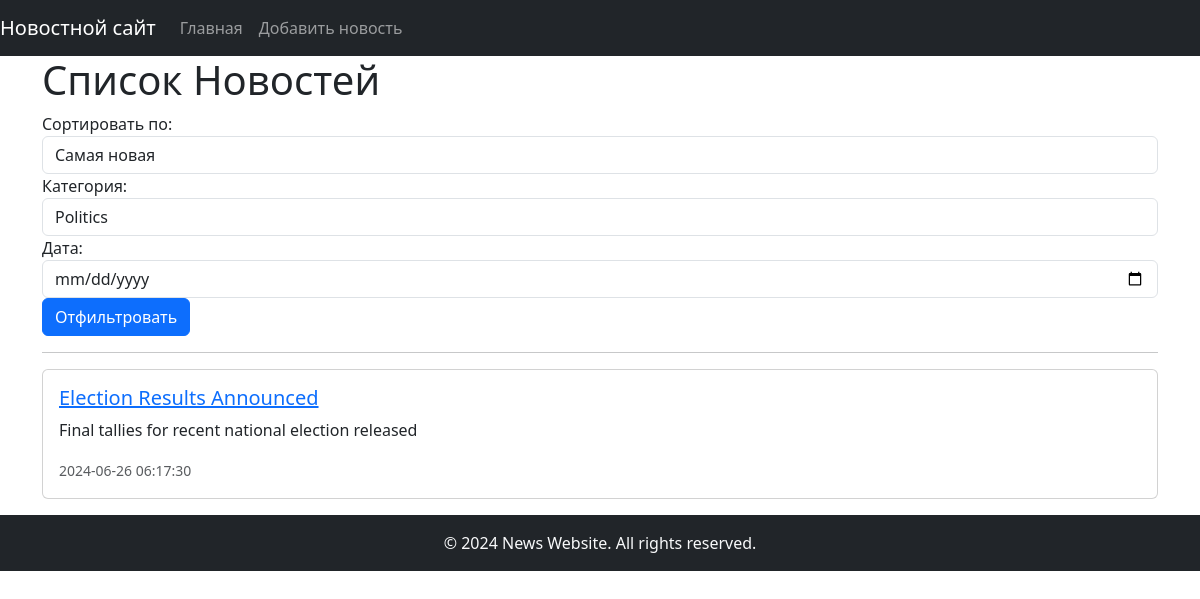
/index.php?category=3, run on the app's committed database.
### tables this page shows
CREATE TABLE `news` (
  `id` int(11) NOT NULL,
  `title` varchar(255) NOT NULL,
  `announcement` text NOT NULL,
  `detailed_text` text NOT NULL,
  `category_id` int(11) NOT NULL,
  `author_id` int(11) NOT NULL,
  `date` timestamp NULL DEFAULT CURRENT_TIMESTAMP,
  `view_count` int(11) DEFAULT '0'
);

### public/includes/category.php (called while the page is built)
<?php
class Category {
    public static function getAllCategories($db) {
        $query = "SELECT * FROM categories";
        $stmt = $db->prepare($query);
        $stmt->execute();
        return $stmt->fetchAll(PDO::FETCH_ASSOC);
    }
}

### public/includes/news.php (called while the page is built, shortened)
<?php
class News {
    private $db;
    public function __construct($db) {
        $this->db = $db;
    }
    public function getNewsList($sortBy, $categoryFilter, $dateFilter) {
        $query = "SELECT n.*, c.name AS category, a.name AS author
                  FROM news n
                  JOIN categories c ON n.category_id = c.id
                  JOIN authors a ON n.author_id = a.id";
        $conditions = [];
        if (!empty($categoryFilter)) {
            $conditions[] = "n.category_id = :category";
        }
        if (!empty($conditions)) {
            $query .= " WHERE " . implode(" AND ", $conditions);
        }
        switch ($sortBy) {
            default:
                $query .= " ORDER BY n.date DESC";
                break;
        }
        $stmt = $this->db->prepare($query);
        if (!empty($categoryFilter)) {
            $stmt->bindValue(':category', $categoryFilter, PDO::PARAM_INT);
        }
        $stmt->execute();
        return $stmt->fetchAll(PDO::FETCH_ASSOC);
    }
}

### public/index.php (the view, shortened to what this page needs)
<?php
include_once 'includes/database.php';
include_once 'includes/news.php';
include_once 'includes/category.php';
$newsObj = new News($db);
$categories = Category::getAllCategories($db);
if ($_SERVER['REQUEST_METHOD'] === 'GET') {
    $sortBy = $_GET['sort'] ?? 'new';
    $categoryFilter = $_GET['category'] ?? '';
    $dateFilter = $_GET['date'] ?? '';
    $newsList = $newsObj->getNewsList($sortBy, $categoryFilter, $dateFilter);
}
?>
<!DOCTYPE html>
<html>
<head>
    <link rel="stylesheet" href="https://cdn.jsdelivr.net/npm/bootstrap@5.3.2/dist/css/bootstrap.min.css">
</head>
<body>
    <?php include 'templates/header.php'; ?>
    <div class="container">
        <h1>Список Новостей</h1>
        <form method="GET" action="">
            <div class="form-group">
                <label for="sort">Сортировать по:</label>
                <select name="sort" id="sort" class="form-control">
                    <option value="new" <?php if ($sortBy === 'new') echo 'selected'; ?>>Самая новая</option>
                </select>
            </div>
            <div class="form-group">
                <label for="category">Категория:</label>
                <select name="category" id="category" class="form-control">
                    <?php foreach ($categories as $category): ?>
                        <option value="<?php echo $category['id']; ?>" <?php if ($categoryFilter == $category['id']) echo 'selected'; ?>><?php echo $category['name']; ?></option>
                    <?php endforeach; ?>
                </select>
            </div>
            <div class="form-group">
                <label for="date">Дата:</label>
                <input type="date" name="date" id="date" class="form-control" value="<?php echo $dateFilter; ?>">
            </div>
            <button type="submit" class="btn btn-primary">Отфильтровать</button>
        </form>
        <hr>
        <?php if (!empty($newsList)): ?>
            <?php foreach ($newsList as $news): ?>
                <div class="card mb-3">
                    <div class="card-body">
                        <h5 class="card-title"><a href="news.php?id=<?php echo $news['id']; ?>"><?php echo $news['title']; ?></a></h5>
                        <p class="card-text"><?php echo $news['announcement']; ?></p>
                        <p class="card-text"><small class="text-muted"><?php echo $news['date']; ?></small></p>
                    </div>
                </div>
            <?php endforeach; ?>
        <?php else: ?>
            <p>Новостных статей не найдено.</p>
        <?php endif; ?>
    </div>
    <?php include 'templates/footer.php'; ?>
</body>
</html>

### data on the page
news: title "Election Results Announced", announcement "Final tallies for recent national election released", date "2024-06-26 06:17:30"

### other printed values
form field category "Politics"
